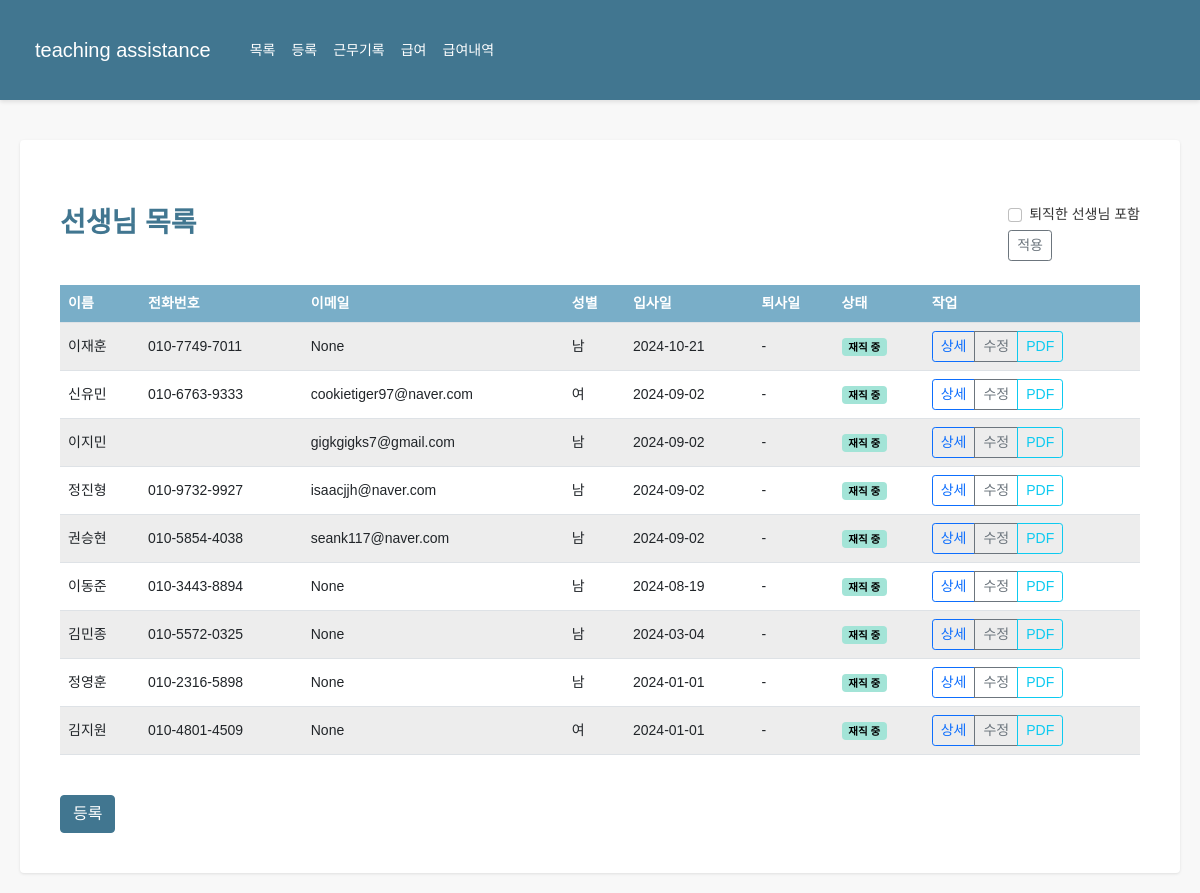
/teachers/ (signed in), run on the app's committed database.
### teachers/models.py (models this page shows, shortened)
class Teacher(models.Model):
    GENDER_CHOICES = [
        ('M', '남'),
        ('F', '여'),
    ]
    name = models.CharField(max_length=100, verbose_name='이름')
    phone_number = models.CharField(
        max_length=11,
        validators=[validate_phone_number],
        blank=True,
        null=True,
        verbose_name='전화번호'
    )
    email = models.EmailField(blank=True, null=True, verbose_name='이메일')
    gender = models.CharField(max_length=1, choices=GENDER_CHOICES, blank=True, null=True, verbose_name='성별')
    hire_date = models.DateField(blank=True, null=True, verbose_name='입사일')
    resignation_date = models.DateField(null=True, blank=True, verbose_name='퇴사일')
    bank = models.ForeignKey('common.Bank', on_delete=models.SET_NULL, blank=True, null=True, verbose_name='거래은행')
    account_number = models.CharField(max_length=20, blank=True, null=True, verbose_name='급여계좌')
    base_salary = models.IntegerField(blank=True, null=True, verbose_name='급여기준', default=15000)
    additional_salary = models.IntegerField(blank=True, null=True, verbose_name='추가급여', default=0)
    other_info = models.TextField(blank=True, null=True, verbose_name='기타')
    is_active = models.BooleanField(default=True, verbose_name="재직 중")
    extra_field1 = models.CharField(max_length=100, blank=True, null=True, verbose_name='예비1')
    extra_field2 = models.CharField(max_length=100, blank=True, null=True, verbose_name='예비2')
    extra_field3 = models.CharField(max_length=100, blank=True, null=True, verbose_name='예비3')
    extra_field4 = models.CharField(max_length=100, blank=True, null=True, verbose_name='예비4')
    class Meta:
        verbose_name = '교사'
        verbose_name_plural = '교사'

### teachers/views.py (the view)
# urls.py: path('', views.TeacherListView.as_view(), name='teacher_list'),
class TeacherListView(LoginRequiredMixin, ListView):
    model = Teacher
    template_name = 'teachers/teacher_list.html'
    context_object_name = 'teachers'
    def get_queryset(self):
        queryset = Teacher.objects.all()
        show_inactive = self.request.GET.get('show_inactive') == 'on'
        if not show_inactive:
            queryset = queryset.filter(is_active=True)
        return queryset.order_by('-hire_date')
    def get_context_data(self, **kwargs):
        context = super().get_context_data(**kwargs)
        context['show_inactive'] = self.request.GET.get('show_inactive') == 'on'
        return context

### teachers/templatetags/custom_filters.py (called while the page is built)
@register.filter(name='phone_number')
def phone_number(number):
    if not number:
        return ''
    number = ''.join(filter(str.isdigit, number))
    if len(number) == 11:
        return f"{number[:3]}-{number[3:7]}-{number[7:]}"
    elif len(number) == 10:
        return f"{number[:3]}-{number[3:6]}-{number[6:]}"
    else:
        return number

### templates/teachers/teacher_list.html (shortened to what this page needs)
{% extends 'base.html' %}
{% load humanize %}
{% load custom_filters %}
{% block content %}
<div class="container mt-4">
    <div class="d-flex justify-content-between align-items-center mb-4">
        <h3>선생님 목록</h3>
        <form method="get" action="{% url 'teachers:teacher_list' %}" class="form-inline">
            <div class="form-check">
                <input type="checkbox" id="show_inactive" name="show_inactive" class="form-check-input" {% if show_inactive %}checked{% endif %}>
                <label class="form-check-label" for="show_inactive">퇴직한 선생님 포함</label>
            </div>
            <button type="submit" class="btn btn-sm btn-outline-secondary ml-2">적용</button>
        </form>
    </div>
    <div class="table-responsive">
        <table class="table table-striped table-hover">
            <thead class="thead-light">
                <tr>
                    <th>이름</th>
                    <th>전화번호</th>
                    <th>이메일</th>
                    <th>성별</th>
                    <th>입사일</th>
                    <th>퇴사일</th>
                    <th>상태</th>
                    <th>작업</th>
                </tr>
            </thead>
            <tbody>
                {% for teacher in teachers %}
                <tr>
                    <td>{{ teacher.name }}</td>
                    <td>{{ teacher.phone_number|phone_number }}</td>
                    <td>{{ teacher.email }}</td>
                    <td>{{ teacher.get_gender_display }}</td>
                    <td>{{ teacher.hire_date|date:"Y-m-d" }}</td>
                    <td>{{ teacher.resignation_date|date:"Y-m-d"|default:"-" }}</td>
                    <td>
                        {% if teacher.is_active %}
                            <span class="badge badge-active">재직 중</span>
                        {% else %}
                            <span class="badge badge-inactive">퇴직</span>
                        {% endif %}
                    </td>
                    <td>
                        <div class="btn-group" role="group">
                            <a href="{% url 'teachers:teacher_detail' teacher.id %}" class="btn btn-sm btn-outline-primary">상세</a>
                            <a href="{% url 'teachers:teacher_update' teacher.id %}" class="btn btn-sm btn-outline-secondary">수정</a>
                            <a href="{% url 'teachers:teacher_pdf_report' teacher.id %}" class="btn btn-sm btn-outline-info">PDF</a>
                        </div>
                    </td>
                </tr>
                {% empty %}
                <tr>
                    <td colspan="8" class="text-center">등록된 선생님이 없습니다.</td>
                </tr>
                {% endfor %}
            </tbody>
        </table>
    </div>
    <div class="text-right mt-4">
        <a href="{% url 'teachers:teacher_create' %}" class="btn btn-primary">등록</a>
    </div>
</div>
{% endblock %}

### templates/base.html (style rules this page uses)
:root { --primary-color: #417690; --secondary-color: #79aec8; --accent-color: #f5dd5d; --text-color: #333; --background-color: #f8f8f8; }
body { font-family: 'Noto Sans KR', sans-serif; font-weight: 400; font-size: 14px; line-height: 1.5; color: var(--text-color); background-color: var(--background-color); }
.container { max-width: 1200px; margin: 0 auto; padding: 20px; }
h1, h2, h3, h4, h5, h6 { color: var(--primary-color); font-weight: 700; margin-bottom: 20px; }
.btn-primary { background-color: var(--primary-color); border-color: var(--primary-color); }
.table { border-collapse: separate; border-spacing: 0; }
.table th { background-color: var(--secondary-color); color: #fff; font-weight: 600; }
.table-striped tbody tr:nth-of-type(odd) { background-color: rgba(0, 0, 0, 0.02); }

### templates/teachers/teacher_list.html (style rules this page uses)
.table th { vertical-align: middle; }
.table td { vertical-align: middle; }
.btn-group .btn { padding: .25rem .5rem; font-size: .875rem; line-height: 1.5; }
.badge-active { color: #000; background-color: #a3e4d7; }

### data on the page
Teacher: name "이재훈", phone_number "010-7749-7011", email "None", gender "남", hire_date "2024-10-21", resignation_date "-", is_active "재직 중"
Teacher: name "신유민", phone_number "010-6763-9333", email "cookietiger97@naver.com", gender "여", hire_date "2024-09-02", resignation_date "-", is_active "재직 중"
Teacher: name "이지민", email "gigkgigks7@gmail.com", gender "남", hire_date "2024-09-02", resignation_date "-", is_active "재직 중"
Teacher: name "정진형", phone_number "010-9732-9927", email "isaacjjh@naver.com", gender "남", hire_date "2024-09-02", resignation_date "-", is_active "재직 중"
Teacher: name "권승현", phone_number "010-5854-4038", email "seank117@naver.com", gender "남", hire_date "2024-09-02", resignation_date "-", is_active "재직 중"
Teacher: name "이동준", phone_number "010-3443-8894", email "None", gender "남", hire_date "2024-08-19", resignation_date "-", is_active "재직 중"
Teacher: name "김민종", phone_number "010-5572-0325", email "None", gender "남", hire_date "2024-03-04", resignation_date "-", is_active "재직 중"
Teacher: name "정영훈", phone_number "010-2316-5898", email "None", gender "남", hire_date "2024-01-01", resignation_date "-", is_active "재직 중"
Teacher: name "김지원", phone_number "010-4801-4509", email "None", gender "여", hire_date "2024-01-01", resignation_date "-", is_active "재직 중"
